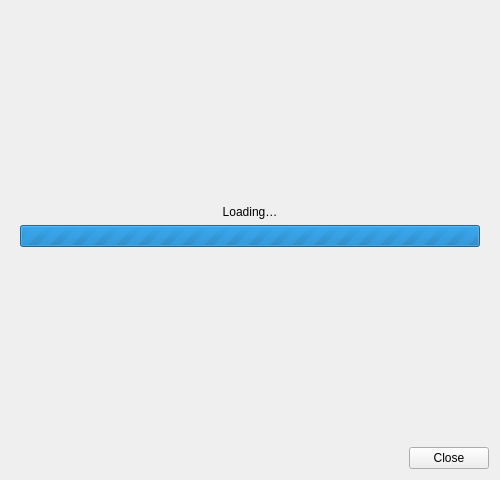
<?xml version="1.0" encoding="UTF-8"?>
<ui version="4.0">
 <class>KisSupporterBundlesDialog</class>
 <widget class="QDialog" name="KisSupporterBundlesDialog">
  <property name="geometry">
   <rect>
    <x>0</x>
    <y>0</y>
    <width>500</width>
    <height>480</height>
   </rect>
  </property>
  <property name="windowTitle">
   <string>Dialog</string>
  </property>
  <property name="modal">
   <bool>true</bool>
  </property>
  <layout class="QVBoxLayout" name="m_lyt">
   <item>
    <widget class="QStackedWidget" name="m_stack">
     <widget class="QWidget" name="m_wdgLoading">
      <layout class="QVBoxLayout" name="m_lytWdgLoading">
       <item>
        <spacer name="m_spcLoadingTop">
         <property name="orientation">
          <enum>Qt::Vertical</enum>
         </property>
         <property name="sizeHint" stdset="0">
          <size>
           <width>0</width>
           <height>0</height>
          </size>
         </property>
        </spacer>
       </item>
       <item>
        <widget class="QLabel" name="m_lblLoading">
         <property name="text">
          <string>Loading…</string>
         </property>
         <property name="alignment">
          <set>Qt::AlignCenter</set>
         </property>
        </widget>
       </item>
       <item>
        <widget class="QProgressBar" name="m_barLoading">
         <property name="maximum">
          <number>0</number>
         </property>
         <property name="value">
          <number>-1</number>
         </property>
         <property name="textVisible">
          <bool>false</bool>
         </property>
         <property name="format">
          <string notr="true"/>
         </property>
        </widget>
       </item>
       <item>
        <spacer name="m_spcLoadingBottom">
         <property name="orientation">
          <enum>Qt::Vertical</enum>
         </property>
         <property name="sizeHint" stdset="0">
          <size>
           <width>0</width>
           <height>0</height>
          </size>
         </property>
        </spacer>
       </item>
      </layout>
     </widget>
     <widget class="QWidget" name="m_wdgError">
      <layout class="QVBoxLayout" name="m_lytWdgError">
       <item>
        <spacer name="m_wdgErrorSpacerTop">
         <property name="orientation">
          <enum>Qt::Vertical</enum>
         </property>
         <property name="sizeHint" stdset="0">
          <size>
           <width>20</width>
           <height>40</height>
          </size>
         </property>
        </spacer>
       </item>
       <item>
        <widget class="QLabel" name="m_lblError">
         <property name="text">
          <string notr="true">Error message goes here.</string>
         </property>
         <property name="alignment">
          <set>Qt::AlignCenter</set>
         </property>
        </widget>
       </item>
       <item>
        <widget class="QPushButton" name="m_btnRetry">
         <property name="text">
          <string>Retry</string>
         </property>
        </widget>
       </item>
       <item>
        <spacer name="m_wdgErrorSpacerBottom">
         <property name="orientation">
          <enum>Qt::Vertical</enum>
         </property>
         <property name="sizeHint" stdset="0">
          <size>
           <width>20</width>
           <height>40</height>
          </size>
         </property>
        </spacer>
       </item>
      </layout>
     </widget>
     <widget class="QScrollArea" name="m_scrBundles">
      <property name="widgetResizable">
       <bool>true</bool>
      </property>
      <widget class="QWidget" name="m_wdgBundles">
       <property name="geometry">
        <rect>
         <x>0</x>
         <y>0</y>
         <width>98</width>
         <height>28</height>
        </rect>
       </property>
       <layout class="QVBoxLayout" name="m_lytWdgBundles"/>
      </widget>
     </widget>
    </widget>
   </item>
   <item>
    <widget class="QDialogButtonBox" name="m_buttons">
     <property name="standardButtons">
      <set>QDialogButtonBox::Close</set>
     </property>
    </widget>
   </item>
  </layout>
 </widget>
 <resources/>
 <connections/>
</ui>
